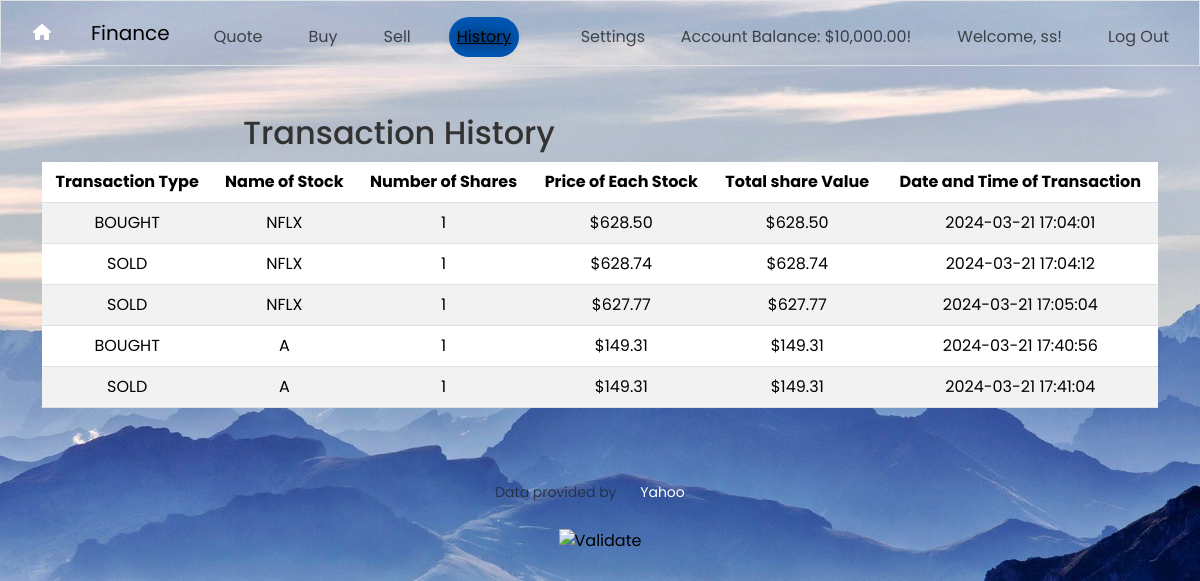
Screenshot of /history (signed in) with the database file from the repository.
### tables this page shows
CREATE TABLE users (id INTEGER PRIMARY KEY AUTOINCREMENT NOT NULL, username TEXT NOT NULL, hash TEXT NOT NULL, cash NUMERIC NOT NULL DEFAULT 10000.00);

CREATE TABLE 'transaction_history' ('transaction_id' INTEGER PRIMARY KEY AUTOINCREMENT NOT NULL, 'transaction_type' TEXT NOT NULL, 'name_of_stock' TEXT NOT NULL, 'number_of_shares' INTEGER NOT NULL, 'unit_price' NUMERIC NOT NULL, 'total_price' NUMERIC NOT NULL, 'date_of_transaction' DATETIME NOT NULL, 'user_ID' INTEGER);

### app.py (the view)
@app.route("/history")
@login_required
def history():
    history = db.execute("SELECT * FROM transaction_history WHERE user_ID = ?", session["user_id"])
    balance = db.execute("SELECT cash FROM users WHERE id=?", session["user_id"])
    return render_template("history.html", history=history, active_tab = 'history', balance=balance)

### app.py (called while the page is built)
@app.after_request
def after_request(response):
    response.headers["Cache-Control"] = "no-cache, no-store, must-revalidate"
    response.headers["Expires"] = 0
    response.headers["Pragma"] = "no-cache"
    return response

### helpers.py (called while the page is built)
def login_required(f):
    @wraps(f)
    def decorated_function(*args, **kwargs):
        if session.get("user_id") is None:
            return redirect("/login")
        return f(*args, **kwargs)
    return decorated_function

def usd(value):
    return f"${value:,.2f}"

### templates/history.html (shortened to what this page needs)
{% extends "layout.html" %}
{% block main %}
    <h2>Transaction History</h2>
    <br>
    <table class="table table-striped">
        <thead class="thead-dark">
            <tr>
                <th>Transaction Type</th>
                <th>Name of Stock</th>
                <th>Number of Shares</th>
                <th>Price of Each Stock</th>
                <th>Total share Value</th>
                <th>Date and Time of Transaction</th>
            </tr>
        </thead>
        <tbody>
            {% for item in history %}
            <tr>
                <td>{{ item["transaction_type"] }}</td>
                <td>{{ item["name_of_stock"] }}</td>
                <td>{{ item["number_of_shares"] }}</td>
                <td>{{ item["unit_price"] | usd }}</td>
                <td>{{ item["total_price"] | usd }}</td>
                <td>{{ item["date_of_transaction"] }}</td>
            </tr>
            {% endfor %}
        </tbody>
    </table>
{% endblock %}

### templates/layout.html (shortened to what this page needs)
<!DOCTYPE html>
<html lang="en">
    <head>
        <link href="https://cdn.jsdelivr.net/npm/bootstrap@5.3.2/dist/css/bootstrap.min.css" rel="stylesheet">
        <link rel="stylesheet" href="https://cdnjs.cloudflare.com/ajax/libs/font-awesome/6.0.0-beta3/css/all.min.css">
        <link rel="stylesheet" href="../static/style.css">
    </head>
    <body>
        <nav class="nav border navbar navbar-expand-md navbar-light">
            <div class="container-fluid">
                <a href="/" class="git"><i class="fa-solid fa-house"></i></a>
                <a class="navbar-brand" href="/trade"> <span class="red">Finance</span></a>
                <div class="collapse navbar-collapse" id="navbar">
                    {% if session["user_id"] %}
                        <ul class="navbar-nav me-auto mt-2">
                            <li class="nav-item "><a class="nav-link {% if active_tab == 'quote' %}active{% endif %}" href="/quote">Quote</a></li>
                            <li class="nav-item"><a class="nav-link {% if active_tab == 'buy' %}active{% endif %}" href="/buy">Buy</a></li>
                            <li class="nav-item"><a class="nav-link {% if active_tab == 'sell' %}active{% endif %}" href="/sell">Sell</a></li>
                            <li class="nav-item"><a class="nav-link {% if active_tab == 'history' %}active{% endif %}" href="/history">History</a></li>
                        </ul>
                        <ul class="navbar-nav ms-auto mt-2">
                            <div class="icon">
                                <li class="nav-item"><a class="nav-link">Settings<a></li>
                            </div>
                            <li class="nav-item"><a class="nav-link">Account Balance: {{ balance[0]['cash']| usd }}!</a></li>
                            <li class="nav-item"><a class="nav-link">Welcome, {{ session["username"] }}!</a></li>
                            <li class="nav-item"><a class="nav-link" href="/logout">Log Out</a></li>
                        </ul>
                    {% else %}
                        <ul class="navbar-nav ms-auto mt-2">
                            <li class="nav-item"><a class="nav-link" href="/register">Register</a></li>
                            <li class="nav-item"><a class="nav-link" href="/login">Log In</a></li>
                        </ul>
                    {% endif %}
                </div>
            </div>
        </nav>
        <main class="container py-5 text-center">
            {% block main %}{% endblock %}
        </main>
        <footer class="mb-5">
            <p class="mb-3 small text-center text-muted">
                Data provided by <a href="https://finance.yahoo.com/">Yahoo</a>
            </p>
            <form action="https://validator.w3.org/check" class="text-center" enctype="multipart/form-data" method="post" target="_blank">
                <input alt="Validate" src="/static/I_heart_validator.png" type="image">
            </form>
        </footer>
    </body>
</html>

### static/style.css (style rules this page uses)
body { font-family: 'Poppins', sans-serif; margin: 0; padding: 0; background-image: url('images/background.jpg'); background-size: cover; background-position: center; color: #333; height: 100vh; }
nav { display: flex; align-items: center; justify-content: space-between; }
ul { list-style-type: none; display: flex; gap: 20px; }
li { margin-right: 10px; }
a { text-decoration: none; color: #fff; }
main { display: flex; flex-wrap: wrap; justify-content: space-around; padding: 20px; }
h1, h2 { color: #333; margin-bottom: 10px; text-align: center; }
p { color: black; font-size: 16px; line-height: 1.5; margin-bottom: 20px; }
a { border-radius: 25px; color: #fff; display: inline-block; padding: 10px 20px; text-decoration: none; transition: background-color 0.3s ease; }
.nav a.active { background-color: #0056b3; text-decoration: underline; }
.nav .git { background-color: transparent; }

### templates/layout.html (style rules this page uses)
a.active { text-shadow: 0px 0px 12px ; }
.icon { position: absolute; transform: translateX(-100px); display: inline-block; cursor: help; }
.dropdown-menu a { color: black; padding: 12px 16px; text-decoration: none; display: block; }
body { background-image: url(../static/images/background.jpg); background-size: cover; background-position: top; }

### rows the page displays
users: cash "$10,000.00"
transaction_history: transaction_type "BOUGHT", name_of_stock "NFLX", number_of_shares "1", unit_price "$628.50", total_price "$628.50", date_of_transaction "2024-03-21 17:04:01"
transaction_history: transaction_type "SOLD", name_of_stock "NFLX", number_of_shares "1", unit_price "$628.74", total_price "$628.74", date_of_transaction "2024-03-21 17:04:12"
transaction_history: transaction_type "SOLD", name_of_stock "NFLX", number_of_shares "1", unit_price "$627.77", total_price "$627.77", date_of_transaction "2024-03-21 17:05:04"
transaction_history: transaction_type "BOUGHT", name_of_stock "A", number_of_shares "1", unit_price "$149.31", total_price "$149.31", date_of_transaction "2024-03-21 17:40:56"
transaction_history: transaction_type "SOLD", name_of_stock "A", number_of_shares "1", unit_price "$149.31", total_price "$149.31", date_of_transaction "2024-03-21 17:41:04"

### other values shown
{{ session["username"] }} "ss"
